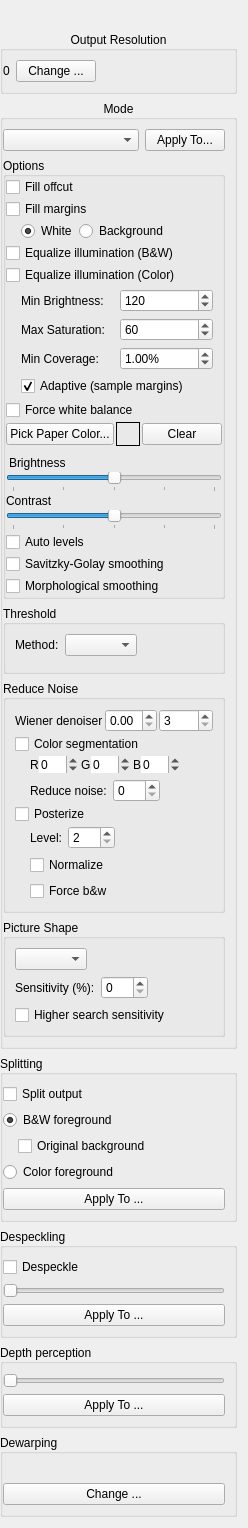
<?xml version="1.0" encoding="UTF-8"?>
<ui version="4.0">
 <class>output::OptionsWidget</class>
 <widget class="QWidget" name="output::OptionsWidget">
  <property name="geometry">
   <rect>
    <x>0</x>
    <y>0</y>
    <width>228</width>
    <height>1336</height>
   </rect>
  </property>
  <property name="windowTitle">
   <string>Form</string>
  </property>
  <layout class="QVBoxLayout" name="verticalLayout_3">
   <property name="leftMargin">
    <number>0</number>
   </property>
   <item>
    <widget class="QLabel" name="selectionIndicatorLabel">
     <property name="text">
      <string/>
     </property>
     <property name="alignment">
      <set>Qt::AlignCenter</set>
     </property>
    </widget>
   </item>
   <item>
    <widget class="CollapsibleGroupBox" name="dpiPanel">
     <property name="toolTip">
      <string/>
     </property>
     <property name="styleSheet">
      <string notr="true"/>
     </property>
     <property name="title">
      <string>Output Resolution</string>
     </property>
     <property name="alignment">
      <set>Qt::AlignCenter</set>
     </property>
     <property name="flat">
      <bool>false</bool>
     </property>
     <layout class="QHBoxLayout" name="horizontalLayout_dpi">
      <property name="leftMargin">
       <number>0</number>
      </property>
      <property name="spacing">
       <number>6</number>
      </property>
      <item>
       <widget class="QLabel" name="dpiLabel">
        <property name="frameShape">
         <enum>QFrame::NoFrame</enum>
        </property>
        <property name="frameShadow">
         <enum>QFrame::Plain</enum>
        </property>
        <property name="text">
         <string>0</string>
        </property>
       </widget>
      </item>
      <item>
       <widget class="QPushButton" name="changeDpiButton">
        <property name="text">
         <string>Change ...</string>
        </property>
       </widget>
      </item>
      <item>
       <spacer name="horizontalSpacer_dpi">
        <property name="orientation">
         <enum>Qt::Horizontal</enum>
        </property>
        <property name="sizeHint" stdset="0">
         <size>
          <width>1</width>
          <height>1</height>
         </size>
        </property>
       </spacer>
      </item>
     </layout>
    </widget>
   </item>
   <item>
    <widget class="CollapsibleGroupBox" name="modePanel">
     <property name="title">
      <string>Mode</string>
     </property>
     <property name="alignment">
      <set>Qt::AlignCenter</set>
     </property>
     <property name="flat">
      <bool>false</bool>
     </property>
     <property name="checkable">
      <bool>false</bool>
     </property>
     <layout class="QVBoxLayout" name="verticalLayout_6">
      <property name="leftMargin">
       <number>0</number>
      </property>
      <item>
       <layout class="QHBoxLayout" name="modeAndApplyLayout">
        <item>
         <widget class="QComboBox" name="colorModeSelector">
          <property name="sizePolicy">
           <sizepolicy hsizetype="Preferred" vsizetype="Fixed">
            <horstretch>1</horstretch>
            <verstretch>0</verstretch>
           </sizepolicy>
          </property>
         </widget>
        </item>
        <item>
         <widget class="QPushButton" name="applyColorsButton">
          <property name="sizePolicy">
           <sizepolicy hsizetype="Minimum" vsizetype="Fixed">
            <horstretch>0</horstretch>
            <verstretch>0</verstretch>
           </sizepolicy>
          </property>
          <property name="text">
           <string>Apply To...</string>
          </property>
         </widget>
        </item>
       </layout>
      </item>
      <item>
       <widget class="CollapsibleGroupBox" name="commonOptions">
        <property name="styleSheet">
         <string notr="true"/>
        </property>
        <property name="title">
         <string>Options</string>
        </property>
        <property name="alignment">
         <set>Qt::AlignLeading|Qt::AlignLeft|Qt::AlignVCenter</set>
        </property>
        <layout class="QVBoxLayout" name="optionsVLayout">
         <property name="spacing">
          <number>2</number>
         </property>
         <property name="leftMargin">
          <number>0</number>
         </property>
         <property name="topMargin">
          <number>0</number>
         </property>
         <property name="rightMargin">
          <number>0</number>
         </property>
         <property name="bottomMargin">
          <number>0</number>
         </property>
           <item>
            <widget class="QCheckBox" name="fillOffcutCB">
             <property name="text">
              <string>Fill offcut</string>
             </property>
            </widget>
           </item>
           <item>
            <widget class="QCheckBox" name="fillMarginsCB">
             <property name="text">
              <string>Fill margins</string>
             </property>
            </widget>
           </item>
           <item>
            <layout class="QHBoxLayout" name="fillColorLayout">
             <property name="leftMargin">
              <number>15</number>
             </property>
             <item>
              <widget class="QRadioButton" name="fillWhiteRB">
               <property name="text">
                <string>White</string>
               </property>
               <property name="checked">
                <bool>true</bool>
               </property>
              </widget>
             </item>
             <item>
              <widget class="QRadioButton" name="fillBackgroundRB">
               <property name="text">
                <string>Background</string>
               </property>
              </widget>
             </item>
             <item>
              <spacer name="fillColorSpacer">
               <property name="orientation">
                <enum>Qt::Horizontal</enum>
               </property>
               <property name="sizeHint" stdset="0">
                <size>
                 <width>1</width>
                 <height>1</height>
                </size>
               </property>
              </spacer>
             </item>
            </layout>
           </item>
           <item>
            <widget class="QCheckBox" name="equalizeIlluminationCB">
             <property name="toolTip">
              <string>Normalize illumination before binarization.</string>
             </property>
             <property name="text">
              <string>Equalize illumination (B&amp;&amp;W)</string>
             </property>
            </widget>
           </item>
           <item>
            <widget class="QCheckBox" name="equalizeIlluminationColorCB">
             <property name="toolTip">
              <string>Normalize illumination in color mode / in picture zones in mixed mode.</string>
             </property>
             <property name="text">
              <string>Equalize illumination (Color)</string>
             </property>
            </widget>
           </item>
           <item>
            <widget class="QWidget" name="paperDetectionWidget">
             <layout class="QGridLayout" name="paperDetectionLayout">
              <property name="leftMargin">
               <number>15</number>
              </property>
              <property name="topMargin">
               <number>2</number>
              </property>
              <property name="bottomMargin">
               <number>2</number>
              </property>
              <item row="0" column="0">
               <widget class="QLabel" name="paperBrightnessLabel">
                <property name="text">
                 <string>Min Brightness:</string>
                </property>
                <property name="toolTip">
                 <string>Pixels brighter than this are considered paper (0-255)</string>
                </property>
               </widget>
              </item>
              <item row="0" column="1">
               <widget class="QSpinBox" name="paperBrightnessSB">
                <property name="minimum">
                 <number>0</number>
                </property>
                <property name="maximum">
                 <number>255</number>
                </property>
                <property name="value">
                 <number>120</number>
                </property>
                <property name="toolTip">
                 <string>Lower values detect darker/yellowed paper</string>
                </property>
               </widget>
              </item>
              <item row="1" column="0">
               <widget class="QLabel" name="paperSaturationLabel">
                <property name="text">
                 <string>Max Saturation:</string>
                </property>
                <property name="toolTip">
                 <string>Pixels less saturated than this are considered paper (0-255)</string>
                </property>
               </widget>
              </item>
              <item row="1" column="1">
               <widget class="QSpinBox" name="paperSaturationSB">
                <property name="minimum">
                 <number>0</number>
                </property>
                <property name="maximum">
                 <number>255</number>
                </property>
                <property name="value">
                 <number>60</number>
                </property>
                <property name="toolTip">
                 <string>Higher values allow more colored pixels to count as paper</string>
                </property>
               </widget>
              </item>
              <item row="2" column="0">
               <widget class="QLabel" name="paperCoverageLabel">
                <property name="text">
                 <string>Min Coverage:</string>
                </property>
                <property name="toolTip">
                 <string>Minimum % of image that must be paper-like for equalization</string>
                </property>
               </widget>
              </item>
              <item row="2" column="1">
               <widget class="QDoubleSpinBox" name="paperCoverageSB">
                <property name="minimum">
                 <double>0.0</double>
                </property>
                <property name="maximum">
                 <double>50.0</double>
                </property>
                <property name="value">
                 <double>1.0</double>
                </property>
                <property name="singleStep">
                 <double>0.5</double>
                </property>
                <property name="suffix">
                 <string>%</string>
                </property>
                <property name="toolTip">
                 <string>If less than this % is paper-like, equalization is skipped</string>
                </property>
               </widget>
              </item>
              <item row="3" column="0" colspan="2">
               <widget class="QCheckBox" name="adaptiveDetectionCB">
                <property name="text">
                 <string>Adaptive (sample margins)</string>
                </property>
                <property name="checked">
                 <bool>true</bool>
                </property>
                <property name="toolTip">
                 <string>Automatically detect paper color from page margins</string>
                </property>
               </widget>
              </item>
             </layout>
            </widget>
           </item>
           <item>
           <widget class="QCheckBox" name="forceWhiteBalanceCB">
            <property name="toolTip">
             <string>Find brightest pixels and assume they should be white. Use for pages with color cast but no clear margins.</string>
            </property>
            <property name="text">
             <string>Force white balance</string>
            </property>
           </widget>
          </item>
          <item>
           <layout class="QHBoxLayout" name="pickPaperColorLayout">
            <item>
             <widget class="QPushButton" name="pickPaperColorBtn">
              <property name="toolTip">
                <string>Click to pick a paper color from the screen. This color will be corrected to neutral white.</string>
               </property>
               <property name="text">
                <string>Pick Paper Color...</string>
               </property>
              </widget>
             </item>
             <item>
              <widget class="QLabel" name="paperColorSwatch">
               <property name="minimumSize">
                <size>
                 <width>24</width>
                 <height>24</height>
                </size>
               </property>
               <property name="maximumSize">
                <size>
                 <width>24</width>
                 <height>24</height>
                </size>
               </property>
               <property name="frameShape">
                <enum>QFrame::Box</enum>
               </property>
               <property name="text">
                <string/>
               </property>
              </widget>
             </item>
             <item>
              <widget class="QPushButton" name="clearPaperColorBtn">
               <property name="toolTip">
                <string>Clear the manually picked paper color</string>
               </property>
               <property name="text">
                <string>Clear</string>
               </property>
              </widget>
             </item>
             <item>
              <spacer name="pickPaperColorSpacer">
               <property name="orientation">
                <enum>Qt::Horizontal</enum>
               </property>
               <property name="sizeHint" stdset="0">
                <size>
                 <width>1</width>
                 <height>1</height>
                </size>
               </property>
              </spacer>
             </item>
            </layout>
           </item>
          <item>
           <widget class="QLabel" name="brightnessLabel">
            <property name="styleSheet">
             <string>margin-top: 8px;</string>
            </property>
            <property name="text">
             <string>Brightness</string>
            </property>
           </widget>
          </item>
          <item>
           <widget class="CenteredTickSlider" name="brightnessSlider">
            <property name="minimum">
             <number>-100</number>
            </property>
            <property name="maximum">
             <number>100</number>
            </property>
            <property name="singleStep">
             <number>1</number>
            </property>
            <property name="orientation">
             <enum>Qt::Horizontal</enum>
            </property>
            <property name="tickPosition">
             <enum>QSlider::TicksBelow</enum>
            </property>
            <property name="tickInterval">
             <number>50</number>
            </property>
           </widget>
          </item>
          <item>
           <widget class="QLabel" name="contrastLabel">
            <property name="text">
             <string>Contrast</string>
            </property>
           </widget>
          </item>
          <item>
           <widget class="CenteredTickSlider" name="contrastSlider">
            <property name="minimum">
             <number>-100</number>
            </property>
            <property name="maximum">
             <number>100</number>
            </property>
            <property name="singleStep">
             <number>1</number>
            </property>
            <property name="orientation">
             <enum>Qt::Horizontal</enum>
            </property>
            <property name="tickPosition">
             <enum>QSlider::TicksBelow</enum>
            </property>
            <property name="tickInterval">
             <number>50</number>
            </property>
           </widget>
          </item>
          <item>
           <widget class="QCheckBox" name="autoLevelsCB">
            <property name="toolTip">
             <string>Stretch histogram to full 0-255 range for maximum contrast</string>
            </property>
            <property name="text">
             <string>Auto levels</string>
            </property>
           </widget>
          </item>
           <item>
            <widget class="QCheckBox" name="savitzkyGolaySmoothingCB">
             <property name="text">
              <string>Savitzky-Golay smoothing</string>
             </property>
            </widget>
           </item>
           <item>
            <widget class="QCheckBox" name="morphologicalSmoothingCB">
             <property name="text">
              <string>Morphological smoothing</string>
             </property>
            </widget>
           </item>
        </layout>
       </widget>
      </item>
      <item>
       <widget class="CollapsibleGroupBox" name="thresholdOptions">
        <property name="title">
         <string>Threshold</string>
        </property>
        <property name="alignment">
         <set>Qt::AlignLeading|Qt::AlignLeft|Qt::AlignVCenter</set>
        </property>
        <property name="flat">
         <bool>false</bool>
        </property>
        <layout class="QVBoxLayout" name="verticalLayout_11">
         <item>
          <layout class="QHBoxLayout" name="horizontalLayout_22">
           <item>
            <widget class="QLabel" name="thresholMethodLabel">
             <property name="text">
              <string>Method:</string>
             </property>
            </widget>
           </item>
           <item>
            <widget class="QComboBox" name="thresholdMethodBox"/>
           </item>
           <item>
            <spacer name="horizontalSpacer_41">
             <property name="orientation">
              <enum>Qt::Horizontal</enum>
             </property>
             <property name="sizeHint" stdset="0">
              <size>
               <width>1</width>
               <height>1</height>
              </size>
             </property>
            </spacer>
           </item>
          </layout>
         </item>
         <item>
          <widget class="QStackedWidget" name="binarizationOptions">
           <property name="currentIndex">
            <number>1</number>
           </property>
           <widget class="QWidget" name="page"/>
           <widget class="QWidget" name="page_2"/>
          </widget>
         </item>
        </layout>
       </widget>
      </item>
      <item>
       <widget class="CollapsibleGroupBox" name="colorOperationsOptions">
        <property name="styleSheet">
         <string notr="true"/>
        </property>
        <property name="title">
         <string>Reduce Noise</string>
        </property>
        <property name="alignment">
         <set>Qt::AlignLeading|Qt::AlignLeft|Qt::AlignVCenter</set>
        </property>
        <layout class="QVBoxLayout" name="colorOpsVLayout">
         <property name="spacing">
          <number>2</number>
         </property>
           <item>
            <layout class="QGridLayout" name="filterColorOptions">
             <item row="0" column="0">
              <widget class="QLabel" name="wienerLabel">
               <property name="text">
                <string>Wiener denoiser</string>
               </property>
              </widget>
             </item>
             <item row="0" column="1">
              <widget class="QDoubleSpinBox" name="wienerCoef">
               <property name="toolTip">
                <string>Value is 0.0 .. 1.0..</string>
               </property>
               <property name="minimum">
                <double>0.0</double>
               </property>
               <property name="maximum">
                <double>1.0</double>
               </property>
               <property name="singleStep">
                <double>0.01</double>
               </property>
              </widget>
             </item>
             <item row="0" column="2">
              <widget class="QSpinBox" name="wienerWindowSize">
               <property name="toolTip">
                <string>The dimensions of a pixel neighborhood to consider.</string>
               </property>
               <property name="minimum">
                <number>3</number>
               </property>
               <property name="maximum">
                <number>9999</number>
               </property>
              </widget>
             </item>
            </layout>
           </item>
           <item>
            <widget class="QCheckBox" name="colorSegmentationCB">
             <property name="toolTip">
              <string>Split the image into color segments and colorize b&amp;w mask.</string>
             </property>
             <property name="statusTip">
              <string/>
             </property>
             <property name="text">
              <string>Color segmentation</string>
             </property>
            </widget>
           </item>
           <item>
            <widget class="QWidget" name="segmenterOptionsWidget" native="true">
             <layout class="QVBoxLayout" name="verticalLayout_19">
              <property name="leftMargin">
               <number>0</number>
              </property>
              <property name="topMargin">
               <number>0</number>
              </property>
              <property name="rightMargin">
               <number>0</number>
              </property>
              <property name="bottomMargin">
               <number>0</number>
              </property>
              <item>
               <layout class="QHBoxLayout" name="horizontalLayout_27">
                <property name="spacing">
                 <number>0</number>
                </property>
                <item>
                 <spacer name="horizontalSpacer_56">
                  <property name="orientation">
                   <enum>Qt::Horizontal</enum>
                  </property>
                  <property name="sizeType">
                   <enum>QSizePolicy::Minimum</enum>
                  </property>
                  <property name="sizeHint" stdset="0">
                   <size>
                    <width>15</width>
                    <height>1</height>
                   </size>
                  </property>
                 </spacer>
                </item>
                <item>
                 <widget class="QLabel" name="rLabel">
                  <property name="text">
                   <string>R</string>
                  </property>
                  <property name="margin">
                   <number>1</number>
                  </property>
                  <property name="indent">
                   <number>0</number>
                  </property>
                 </widget>
                </item>
                <item>
                 <widget class="QSpinBox" name="redAdjustmentSB">
                  <property name="toolTip">
                   <string>Red component adjustment. A negative value means the segmenter will be more sensitive to red and vice versa for a positive one.</string>
                  </property>
                  <property name="frame">
                   <bool>false</bool>
                  </property>
                  <property name="alignment">
                   <set>Qt::AlignLeading|Qt::AlignLeft|Qt::AlignVCenter</set>
                  </property>
                  <property name="minimum">
                   <number>-99</number>
                  </property>
                  <property name="maximum">
                   <number>99</number>
                  </property>
                  <property name="value">
                   <number>0</number>
                  </property>
                 </widget>
                </item>
                <item>
                 <widget class="QLabel" name="gLabel">
                  <property name="text">
                   <string>G</string>
                  </property>
                  <property name="margin">
                   <number>1</number>
                  </property>
                  <property name="indent">
                   <number>3</number>
                  </property>
                 </widget>
                </item>
                <item>
                 <widget class="QSpinBox" name="greenAdjustmentSB">
                  <property name="toolTip">
                   <string>Green component adjustment. A negative value means the segmenter will be more sensitive to green and vice versa for a positive one.</string>
                  </property>
                  <property name="frame">
                   <bool>false</bool>
                  </property>
                  <property name="alignment">
                   <set>Qt::AlignLeading|Qt::AlignLeft|Qt::AlignVCenter</set>
                  </property>
                  <property name="minimum">
                   <number>-99</number>
                  </property>
                  <property name="maximum">
                   <number>99</number>
                  </property>
                  <property name="value">
                   <number>0</number>
                  </property>
                 </widget>
                </item>
                <item>
                 <widget class="QLabel" name="bLabel">
                  <property name="text">
                   <string>B</string>
                  </property>
                  <property name="margin">
                   <number>1</number>
                  </property>
                  <property name="indent">
                   <number>3</number>
                  </property>
                 </widget>
                </item>
                <item>
                 <widget class="QSpinBox" name="blueAdjustmentSB">
                  <property name="toolTip">
                   <string>Blue component adjustment. A negative value means the segmenter will be more sensitive to blue and vice versa for a positive one.</string>
                  </property>
                  <property name="frame">
                   <bool>false</bool>
                  </property>
                  <property name="alignment">
                   <set>Qt::AlignLeading|Qt::AlignLeft|Qt::AlignVCenter</set>
                  </property>
                  <property name="minimum">
                   <number>-99</number>
                  </property>
                  <property name="maximum">
                   <number>99</number>
                  </property>
                  <property name="value">
                   <number>0</number>
                  </property>
                 </widget>
                </item>
                <item>
                 <spacer name="horizontalSpacer_57">
                  <property name="orientation">
                   <enum>Qt::Horizontal</enum>
                  </property>
                  <property name="sizeHint" stdset="0">
                   <size>
                    <width>1</width>
                    <height>1</height>
                   </size>
                  </property>
                 </spacer>
                </item>
               </layout>
              </item>
              <item>
               <layout class="QHBoxLayout" name="horizontalLayout_28">
                <item>
                 <spacer name="horizontalSpacer_58">
                  <property name="orientation">
                   <enum>Qt::Horizontal</enum>
                  </property>
                  <property name="sizeType">
                   <enum>QSizePolicy::Minimum</enum>
                  </property>
                  <property name="sizeHint" stdset="0">
                   <size>
                    <width>15</width>
                    <height>1</height>
                   </size>
                  </property>
                 </spacer>
                </item>
                <item>
                 <widget class="QLabel" name="reduceNoiseLabel">
                  <property name="text">
                   <string>Reduce noise:</string>
                  </property>
                 </widget>
                </item>
                <item>
                 <widget class="QSpinBox" name="reduceNoiseSB">
                  <property name="toolTip">
                   <string/>
                  </property>
                  <property name="frame">
                   <bool>true</bool>
                  </property>
                  <property name="alignment">
                   <set>Qt::AlignLeading|Qt::AlignLeft|Qt::AlignVCenter</set>
                  </property>
                  <property name="minimum">
                   <number>0</number>
                  </property>
                  <property name="maximum">
                   <number>999</number>
                  </property>
                  <property name="value">
                   <number>0</number>
                  </property>
                 </widget>
                </item>
                <item>
                 <spacer name="horizontalSpacer_59">
                  <property name="orientation">
                   <enum>Qt::Horizontal</enum>
                  </property>
                  <property name="sizeHint" stdset="0">
                   <size>
                    <width>1</width>
                    <height>1</height>
                   </size>
                  </property>
                 </spacer>
                </item>
               </layout>
              </item>
             </layout>
            </widget>
           </item>
           <item>
            <widget class="QCheckBox" name="posterizeCB">
             <property name="toolTip">
              <string>Reduce the number of colors of the output image by grouping similar colors.</string>
             </property>
             <property name="statusTip">
              <string/>
             </property>
             <property name="text">
              <string>Posterize</string>
             </property>
            </widget>
           </item>
           <item>
            <widget class="QWidget" name="posterizeOptionsWidget" native="true">
             <layout class="QVBoxLayout" name="verticalLayout_15">
              <property name="leftMargin">
               <number>0</number>
              </property>
              <property name="topMargin">
               <number>0</number>
              </property>
              <property name="rightMargin">
               <number>0</number>
              </property>
              <property name="bottomMargin">
               <number>0</number>
              </property>
              <item>
               <layout class="QHBoxLayout" name="horizontalLayout_17">
                <property name="topMargin">
                 <number>0</number>
                </property>
                <item>
                 <spacer name="horizontalSpacer_32">
                  <property name="orientation">
                   <enum>Qt::Horizontal</enum>
                  </property>
                  <property name="sizeType">
                   <enum>QSizePolicy::Minimum</enum>
                  </property>
                  <property name="sizeHint" stdset="0">
                   <size>
                    <width>15</width>
                    <height>1</height>
                   </size>
                  </property>
                 </spacer>
                </item>
                <item>
                 <widget class="QLabel" name="posterizeLevelLabel">
                  <property name="text">
                   <string>Level:</string>
                  </property>
                 </widget>
                </item>
                <item>
                 <widget class="QSpinBox" name="posterizeLevelSB">
                  <property name="toolTip">
                   <string>Lower value means lower count of colors in the output image, values between 2 and 6 inclusive guarantee an indexed image.</string>
                  </property>
                  <property name="frame">
                   <bool>true</bool>
                  </property>
                  <property name="alignment">
                   <set>Qt::AlignLeading|Qt::AlignLeft|Qt::AlignVCenter</set>
                  </property>
                  <property name="minimum">
                   <number>2</number>
                  </property>
                  <property name="maximum">
                   <number>255</number>
                  </property>
                 </widget>
                </item>
                <item>
                 <spacer name="horizontalSpacer_33">
                  <property name="orientation">
                   <enum>Qt::Horizontal</enum>
                  </property>
                  <property name="sizeHint" stdset="0">
                   <size>
                    <width>1</width>
                    <height>1</height>
                   </size>
                  </property>
                 </spacer>
                </item>
               </layout>
              </item>
              <item>
               <layout class="QHBoxLayout" name="horizontalLayout_19">
                <property name="topMargin">
                 <number>0</number>
                </property>
                <item>
                 <spacer name="horizontalSpacer_36">
                  <property name="orientation">
                   <enum>Qt::Horizontal</enum>
                  </property>
                  <property name="sizeType">
                   <enum>QSizePolicy::Minimum</enum>
                  </property>
                  <property name="sizeHint" stdset="0">
                   <size>
                    <width>15</width>
                    <height>1</height>
                   </size>
                  </property>
                 </spacer>
                </item>
                <item>
                 <widget class="QCheckBox" name="posterizeNormalizationCB">
                  <property name="toolTip">
                   <string/>
                  </property>
                  <property name="statusTip">
                   <string/>
                  </property>
                  <property name="text">
                   <string>Normalize</string>
                  </property>
                 </widget>
                </item>
                <item>
                 <spacer name="horizontalSpacer_37">
                  <property name="orientation">
                   <enum>Qt::Horizontal</enum>
                  </property>
                  <property name="sizeHint" stdset="0">
                   <size>
                    <width>1</width>
                    <height>1</height>
                   </size>
                  </property>
                 </spacer>
                </item>
               </layout>
              </item>
              <item>
               <layout class="QHBoxLayout" name="horizontalLayout_18">
                <property name="topMargin">
                 <number>0</number>
                </property>
                <item>
                 <spacer name="horizontalSpacer_34">
                  <property name="orientation">
                   <enum>Qt::Horizontal</enum>
                  </property>
                  <property name="sizeType">
                   <enum>QSizePolicy::Minimum</enum>
                  </property>
                  <property name="sizeHint" stdset="0">
                   <size>
                    <width>15</width>
                    <height>1</height>
                   </size>
                  </property>
                 </spacer>
                </item>
                <item>
                 <widget class="QCheckBox" name="posterizeForceBwCB">
                  <property name="toolTip">
                   <string>Make dark and light gray gradients black and white respectively.</string>
                  </property>
                  <property name="statusTip">
                   <string/>
                  </property>
                  <property name="text">
                   <string>Force b&amp;&amp;w</string>
                  </property>
                 </widget>
                </item>
                <item>
                 <spacer name="horizontalSpacer_35">
                  <property name="orientation">
                   <enum>Qt::Horizontal</enum>
                  </property>
                  <property name="sizeHint" stdset="0">
                   <size>
                    <width>1</width>
                    <height>1</height>
                   </size>
                  </property>
                 </spacer>
                </item>
               </layout>
              </item>
             </layout>
            </widget>
           </item>
        </layout>
       </widget>
      </item>
      <item>
       <widget class="CollapsibleGroupBox" name="pictureShapeOptions">
        <property name="title">
         <string>Picture Shape</string>
        </property>
        <property name="alignment">
         <set>Qt::AlignLeading|Qt::AlignLeft|Qt::AlignVCenter</set>
        </property>
        <layout class="QVBoxLayout" name="verticalLayout_4">
         <item>
          <layout class="QHBoxLayout" name="horizontalLayout_13">
           <item>
            <widget class="QComboBox" name="pictureShapeSelector"/>
           </item>
           <item>
            <spacer name="horizontalSpacer_24">
             <property name="orientation">
              <enum>Qt::Horizontal</enum>
             </property>
             <property name="sizeHint" stdset="0">
              <size>
               <width>1</width>
               <height>1</height>
              </size>
             </property>
            </spacer>
           </item>
          </layout>
         </item>
         <item>
          <widget class="QWidget" name="pictureShapeSensitivityOptions" native="true">
           <layout class="QHBoxLayout" name="horizontalLayout_14">
            <property name="leftMargin">
             <number>0</number>
            </property>
            <property name="topMargin">
             <number>0</number>
            </property>
            <property name="rightMargin">
             <number>0</number>
            </property>
            <property name="bottomMargin">
             <number>0</number>
            </property>
            <item>
             <widget class="QLabel" name="pictureShapeSensitivityLabel">
              <property name="text">
               <string>Sensitivity (%):</string>
              </property>
             </widget>
            </item>
            <item>
             <widget class="QSpinBox" name="pictureShapeSensitivitySB">
              <property name="frame">
               <bool>true</bool>
              </property>
              <property name="minimum">
               <number>0</number>
              </property>
              <property name="maximum">
               <number>100</number>
              </property>
             </widget>
            </item>
            <item>
             <spacer name="horizontalSpacer_28">
              <property name="orientation">
               <enum>Qt::Horizontal</enum>
              </property>
              <property name="sizeHint" stdset="0">
               <size>
                <width>1</width>
                <height>1</height>
               </size>
              </property>
             </spacer>
            </item>
           </layout>
          </widget>
         </item>
         <item>
            <widget class="QCheckBox" name="higherSearchSensitivityCB">
             <property name="text">
              <string>Higher search sensitivity</string>
             </property>
            </widget>
         </item>
        </layout>
       </widget>
      </item>
     </layout>
    </widget>
   </item>
   <item>
    <widget class="CollapsibleGroupBox" name="splittingOptions">
     <property name="styleSheet">
      <string notr="true"/>
     </property>
     <property name="title">
      <string>Splitting</string>
     </property>
     <property name="alignment">
      <set>Qt::AlignLeading|Qt::AlignLeft|Qt::AlignVCenter</set>
     </property>
     <layout class="QVBoxLayout" name="verticalLayout_9">
      <property name="leftMargin">
       <number>0</number>
      </property>
      <item>
           <widget class="QCheckBox" name="splittingCB">
            <property name="text">
             <string>Split output</string>
            </property>
           </widget>
      </item>
      <item>
           <widget class="QRadioButton" name="bwForegroundRB">
            <property name="text">
             <string>B&amp;&amp;W foreground</string>
            </property>
            <property name="checked">
             <bool>true</bool>
            </property>
           </widget>
      </item>
      <item>
           <layout class="QHBoxLayout" name="horizontalLayout_16">
            <property name="leftMargin">
             <number>15</number>
            </property>
            <item>
             <widget class="QCheckBox" name="originalBackgroundCB">
              <property name="toolTip">
               <string>Save the original background of the foreground layer.</string>
              </property>
              <property name="text">
               <string>Original background</string>
              </property>
             </widget>
            </item>
           </layout>
      </item>
      <item>
           <widget class="QRadioButton" name="colorForegroundRB">
            <property name="text">
             <string>Color foreground</string>
            </property>
           </widget>
      </item>
      <item>
         <widget class="QPushButton" name="applySplittingButton">
          <property name="text">
           <string>Apply To ...</string>
          </property>
         </widget>
      </item>
     </layout>
    </widget>
   </item>
   <item>
    <widget class="CollapsibleGroupBox" name="despecklePanel">
     <property name="title">
      <string>Despeckling</string>
     </property>
     <property name="alignment">
      <set>Qt::AlignLeading|Qt::AlignLeft|Qt::AlignVCenter</set>
     </property>
     <property name="flat">
      <bool>false</bool>
     </property>
     <layout class="QVBoxLayout" name="verticalLayout_5">
      <property name="leftMargin">
       <number>0</number>
      </property>
      <property name="spacing">
       <number>6</number>
      </property>
      <item>
             <widget class="QCheckBox" name="despeckleCB">
              <property name="text">
               <string>Despeckle</string>
              </property>
             </widget>
      </item>
      <item>
         <widget class="QSlider" name="despeckleSlider">
          <property name="minimum">
           <number>10</number>
          </property>
          <property name="maximum">
           <number>30</number>
          </property>
          <property name="singleStep">
           <number>2</number>
          </property>
          <property name="pageStep">
           <number>5</number>
          </property>
          <property name="value">
           <number>10</number>
          </property>
          <property name="orientation">
           <enum>Qt::Horizontal</enum>
          </property>
         </widget>
      </item>
      <item>
         <widget class="QPushButton" name="applyDespeckleButton">
          <property name="text">
           <string>Apply To ...</string>
          </property>
         </widget>
      </item>
     </layout>
    </widget>
   </item>
   <item>
    <widget class="CollapsibleGroupBox" name="depthPerceptionPanel">
     <property name="title">
      <string>Depth perception</string>
     </property>
     <property name="alignment">
      <set>Qt::AlignLeading|Qt::AlignLeft|Qt::AlignVCenter</set>
     </property>
     <property name="flat">
      <bool>false</bool>
     </property>
     <layout class="QVBoxLayout" name="verticalLayout_8">
      <property name="leftMargin">
       <number>0</number>
      </property>
      <item>
       <widget class="QSlider" name="depthPerceptionSlider">
        <property name="minimum">
         <number>10</number>
        </property>
        <property name="maximum">
         <number>30</number>
        </property>
        <property name="pageStep">
         <number>5</number>
        </property>
        <property name="value">
         <number>10</number>
        </property>
        <property name="orientation">
         <enum>Qt::Horizontal</enum>
        </property>
       </widget>
      </item>
      <item>
         <widget class="QPushButton" name="applyDepthPerceptionButton">
          <property name="text">
           <string>Apply To ...</string>
          </property>
         </widget>
      </item>
     </layout>
    </widget>
   </item>
   <item>
    <widget class="CollapsibleGroupBox" name="dewarpingPanel">
     <property name="title">
      <string>Dewarping</string>
     </property>
     <property name="alignment">
      <set>Qt::AlignLeading|Qt::AlignLeft|Qt::AlignVCenter</set>
     </property>
     <property name="flat">
      <bool>false</bool>
     </property>
     <layout class="QVBoxLayout" name="verticalLayout_7">
      <property name="leftMargin">
       <number>0</number>
      </property>
      <item>
         <widget class="QLabel" name="dewarpingStatusLabel">
          <property name="text">
           <string/>
          </property>
         </widget>
      </item>
      <item>
         <widget class="QPushButton" name="changeDewarpingButton">
          <property name="text">
           <string>Change ...</string>
          </property>
         </widget>
      </item>
     </layout>
    </widget>
   </item>
   <item>
    <spacer name="verticalSpacer">
     <property name="orientation">
      <enum>Qt::Vertical</enum>
     </property>
     <property name="sizeHint" stdset="0">
      <size>
       <width>0</width>
       <height>40</height>
      </size>
     </property>
    </spacer>
   </item>
  </layout>
 </widget>
 <customwidgets>
  <customwidget>
   <class>CollapsibleGroupBox</class>
   <extends>QGroupBox</extends>
   <header location="global">CollapsibleGroupBox.h</header>
   <container>1</container>
  </customwidget>
  <customwidget>
   <class>CenteredTickSlider</class>
   <extends>QSlider</extends>
   <header location="global">CenteredTickSlider.h</header>
  </customwidget>
 </customwidgets>
 <resources/>
 <connections/>
</ui>
